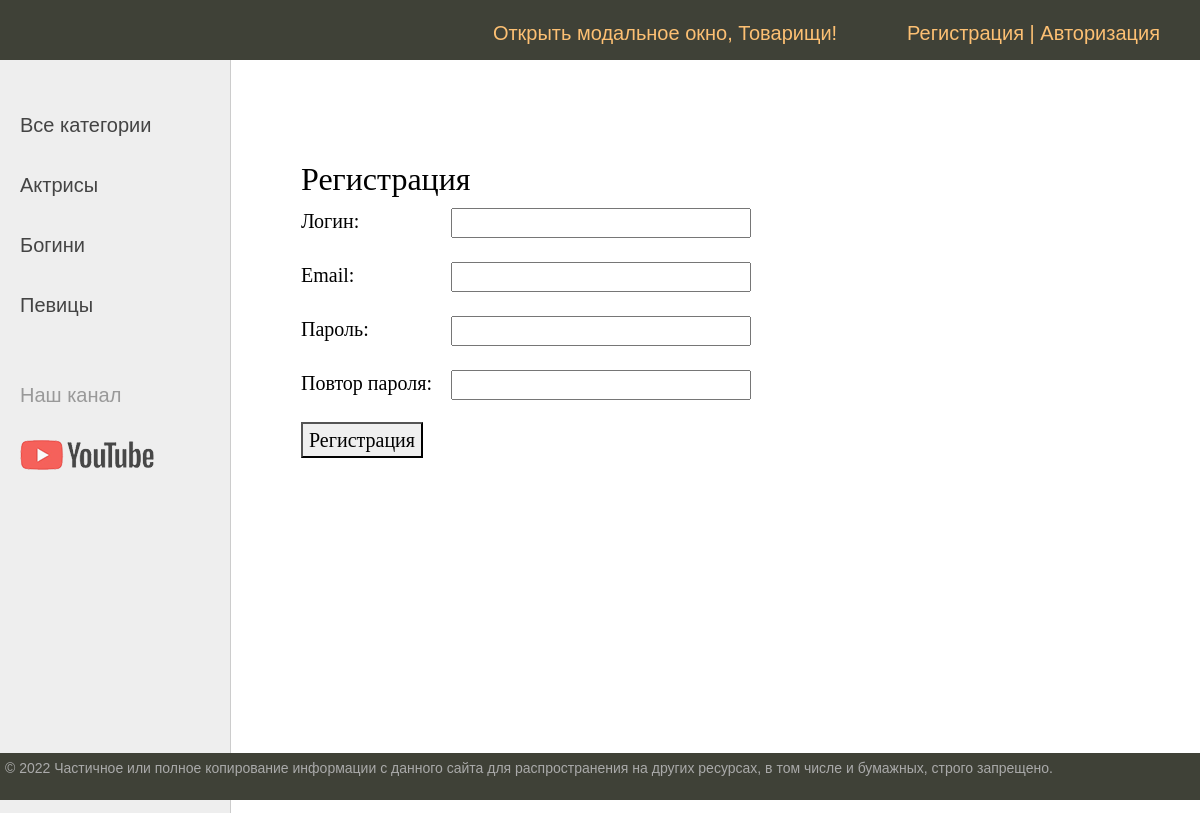
Screenshot of /register/ with the database file from the repository.
### women/models.py (models this page shows, shortened)
class Category(models.Model):
    name = models.CharField(max_length=100, db_index=True, verbose_name='Название категории')
    slug = models.SlugField(max_length=255, unique=True, db_index=True, verbose_name='URL')
    def get_absolute_url(self):
        return reverse('category', kwargs={'cat_slug': self.slug})
    class Meta:
        verbose_name = 'Категория'
        verbose_name_plural = 'Категории'
        ordering = ['name']

### women/views.py (the view, shortened to what this page needs)
# urls.py: path('register/', RegisterUser.as_view(), name='register'),
class RegisterUser(View):
    form_class = RegisterUserForm
    template_name = 'women/register.html'
    def get(self, request, *args, **kwargs):
        form = self.form_class
        context = {'title': 'Регистрация', 'form': form}
        return render(request, self.template_name, context=context)

### women/templatetags/women_tags.py (called while the page is built)
@register.inclusion_tag('usertags/list_categories.html')
def show_categories(sort=None, cat_selected=None):
    if not sort:
        cats = Category.objects.all()
    else:
        cats = Category.objects.order_by(sort)
    return {"cats": cats, "cat_selected": cat_selected}

### women/templates/women/register.html (shortened to what this page needs)
{% extends 'women/base.html' %}
{% block content %}
    <h1>{{ title }}</h1>
    <form method="post">
        {% for f in form %}
            <p><label class="form-label" for="{{ f.id_for_label }}">{{ f.label }}: </label>{{ f }}</p>
        {% endfor %}
        <button type="submit">Регистрация</button>
    </form>
{% endblock %}

### women/templates/usertags/list_categories.html
{% for post in cats %}
    {% if post.slug == cat_selected %}
        <li class="selected">{{post.name}}</li>
    {% else %}
        <li><a href="{{post.get_absolute_url}}">{{post.name}}</a> </li>
    {% endif %}
{% endfor %}

### women/static/women/css/styles.css (style rules this page uses)
html, body { font-family: 'Arial'; margin: 0; padding: 0; height: 100%; width: 100%; color: #444; }
a { color: #0059b2; text-decoration: none; }
.left-chapters ul li { margin: 30px 0 0 0; color: #999; }
.left-chapters ul li a { color: #444; text-decoration: none; }
.content-text h1 { font-size: 32px; }
.form-input { width: 300px; font-size: 16px; }
.form-label { display: inline-block; min-width: 150px; vertical-align: top; }

### rows the page displays
Category: name "Актрисы"
Category: name "Богини"
Category: name "Певицы"

### other values shown
{{ title }} "Регистрация"
{{ f.label }} "Логин" "Email" "Пароль" "Повтор пароля"
